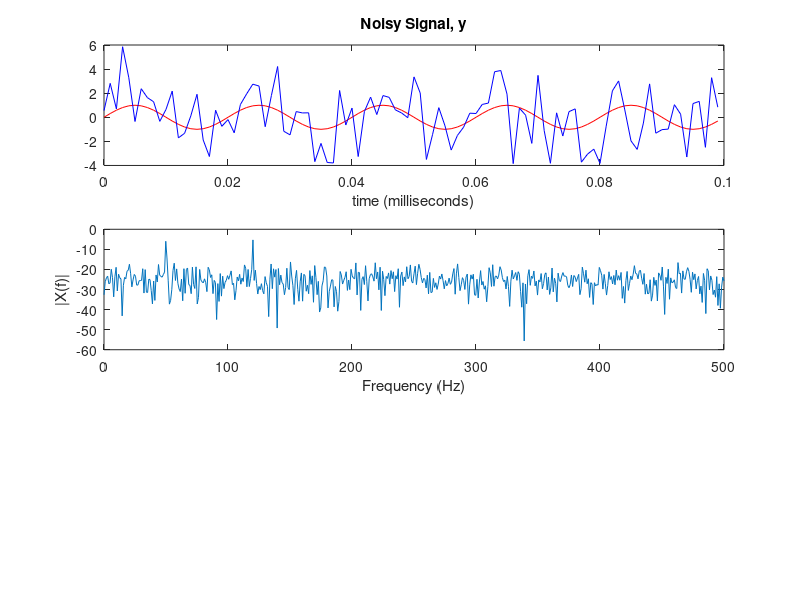

MATLAB code to generate this figure: (Note: this script raises an error after producing the figure.)
%%
clear all
clc
close all
%%
%%%%%% Generate a simple single frequency sine wave %%%%%
Fs = 1000;                    % Sampling frequency
T = 1/Fs;                     % Sample time
L = 1000;                     % Length of signal
t = (0:L-1)*T;                % Time vector
%%% Sum of a 50 Hz sinusoid and a 120 Hz sinusoid
x = sin(2*pi*50*t) + (1i)* sin(2*pi*120*t); 
xx = xcorr(x);
% plot(abs(x)
% % NFFT = 2^(nextpow2(L)); 
% % X=fft(x,NFFT);
% % f= 0:Fs/NFFT:Fs/2;
% % Px = X.*conj(X);
% % length(X)
% % length(Px)

%%

y = x + 2*randn(size(t));     % Sinusoids plus noise
% y=[1 zeros(1,L-1)];
subplot(3,2,[1 2])
plot(t(1:100),x(1:100),'r'),title('Actual Signal, x'), xlabel('time (milliseconds)'), hold on
plot(t(1:100),y(1:100),'b'),title('Noisy Signal, y'), xlabel('time (milliseconds)')
%%
%%%%%%%% Fourier Transform %%%%%%%%%%%

NFFT = 2^(nextpow2(L)); % Number of FFT points: Next power of 2 from length of y
% f = Fs/2*linspace(0,1,NFFT/2+1);
f= 0:Fs/NFFT:Fs/2;

% X = fft(x,NFFT);
Y = fft(y,NFFT)/L;
Py=10*log10(Y.*conj(Y));
% Plot single-sided amplitude spectrum.
subplot(3,2,[3 4])
plot(f,Py(1:length(f))), xlabel('Frequency (Hz)'), ylabel('|X(f)|')
% plot(f,abs(X(1:NFFT/2+1))), xlabel('Frequency (Hz)'), ylabel('|X(f)|')
h = spectrum.welch;
subplot(3,2,[5 6])
msspectrum(h,y,'Fs',Fs,'NFFT',NFFT);
subplot(3,2,4)
plot(f,abs(Y(1:NFFT/2+1))), xlabel('Frequency (Hz)'), ylabel('|Y(f)|')


% %%%%% another example %%%
% % Sampling frequency 
% Fs = 1024; 
% 
% % Time vector of 1 second 
% t = 0:1/Fs:1; 
% 
% % Create a sine wave of 200 Hz.
% x = sin(2*pi*t*200); 
% 
% % Use next highest power of 2 greater than or equal to length(x) to calculate FFT.
% nfft= 2^(nextpow2(length(x))); 
% 
% % Take fft, padding with zeros so that length(fftx) is equal to nfft 
% fftx = fft(x,nfft); 
% 
% % Calculate the numberof unique points
% NumUniquePts = ceil((nfft+1)/2); 
% 
% % FFT is symmetric, throw away second half 
% fftx = fftx(1:NumUniquePts); 
% 
% % Take the magnitude of fft of x and scale the fft so that it is not a function of the length of x
% mx = abs(fftx)/length(x); 
% 
% % Take the square of the magnitude of fft of x. 
% mx = mx.^2; 
% 
% % Since we dropped half the FFT, we multiply mx by 2 to keep the same energy.
% % The DC component and Nyquist component, if it exists, are unique and should not be multiplied by 2.
% 
% if rem(nfft, 2) % odd nfft excludes Nyquist point
%   mx(2:end) = mx(2:end)*2;
% else
%   mx(2:end -1) = mx(2:end -1)*2;
% end
% 
% 
% % This is an evenly spaced frequency vector with NumUniquePts points. 
% f = (0:NumUniquePts-1)*Fs/nfft; 
% 
% % Generate the plot, title and labels. 
% plot(f,mx); 
% title('Power Spectrum of a 200Hz Sine Wave'); 
% xlabel('Frequency (Hz)'); 
% ylabel('Power'); 
